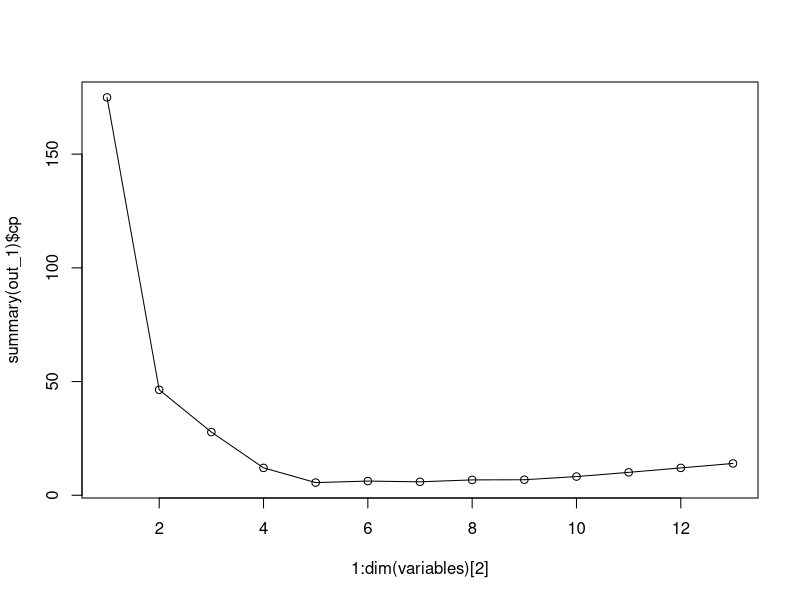
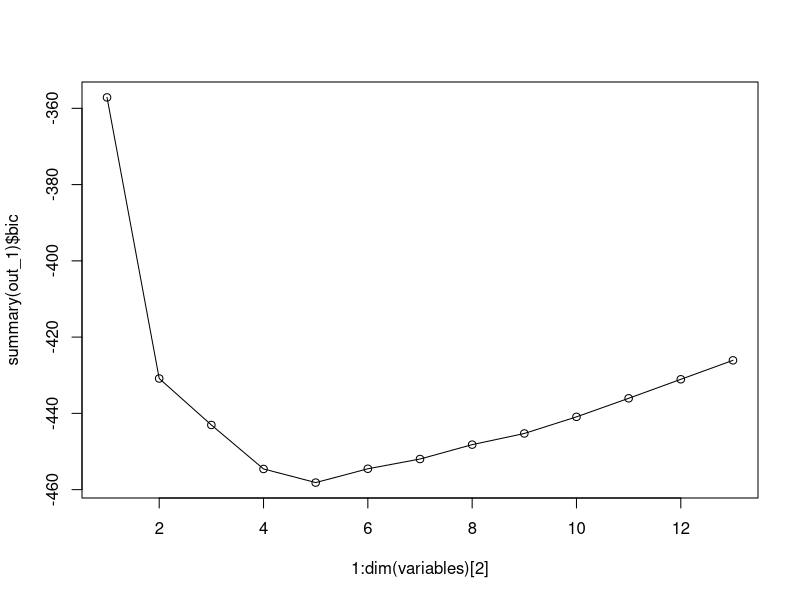
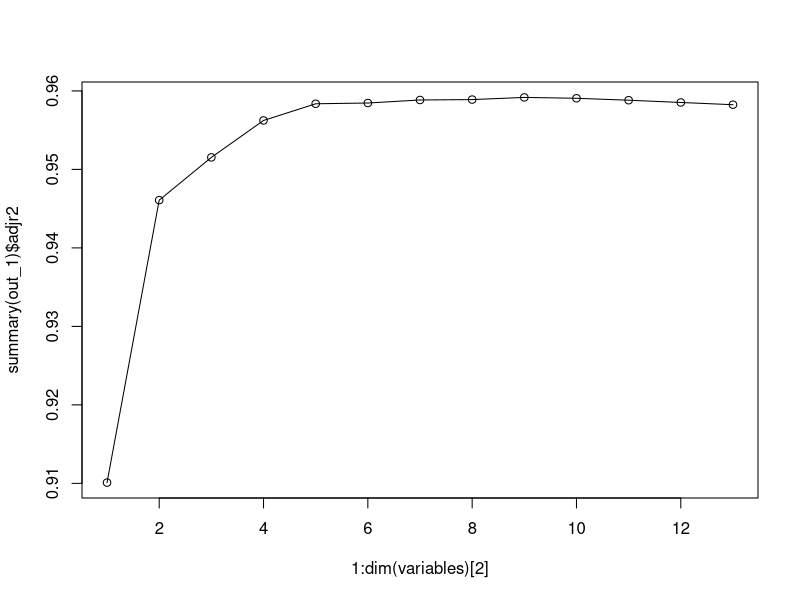
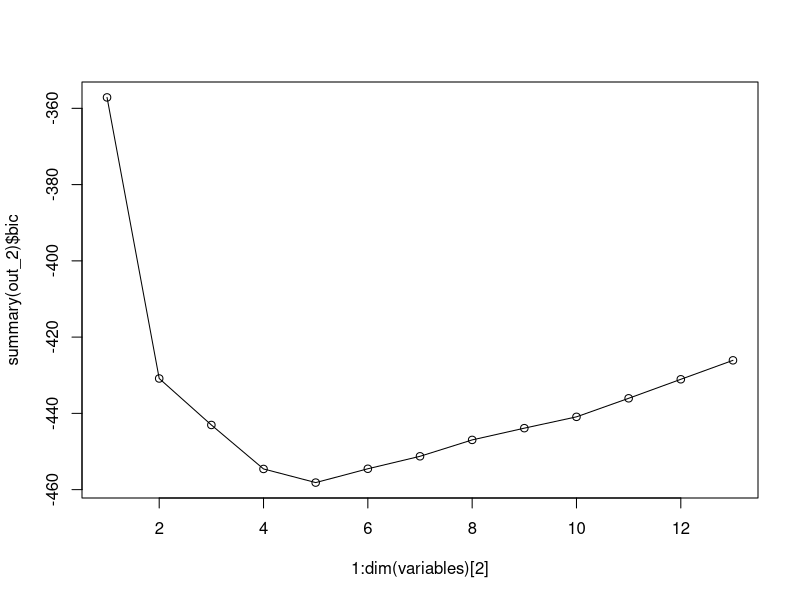
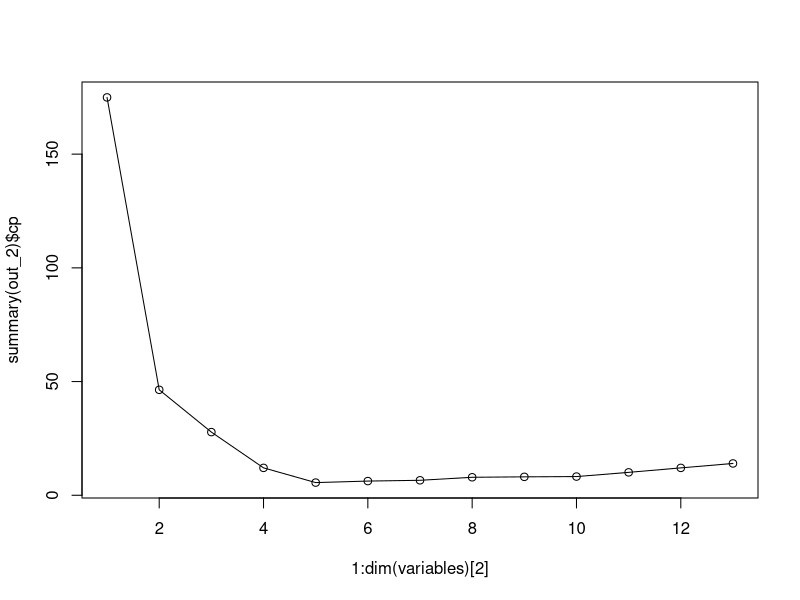
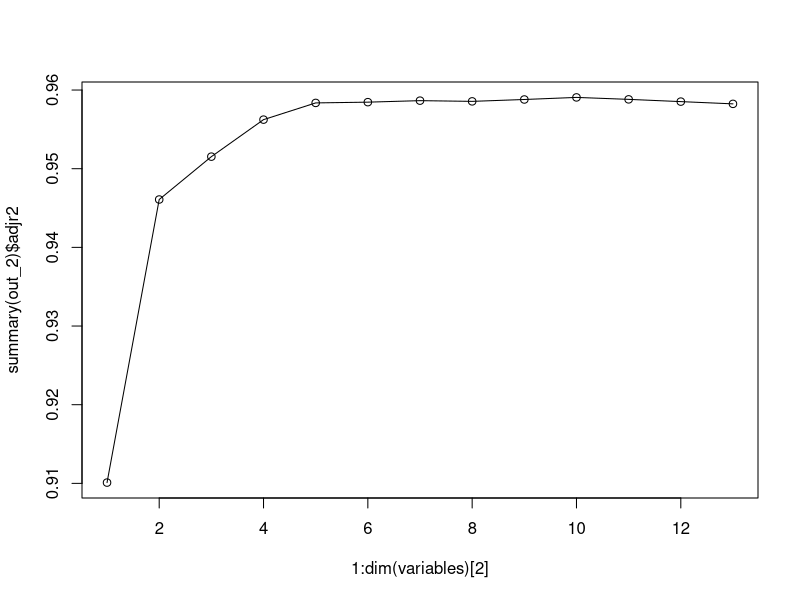
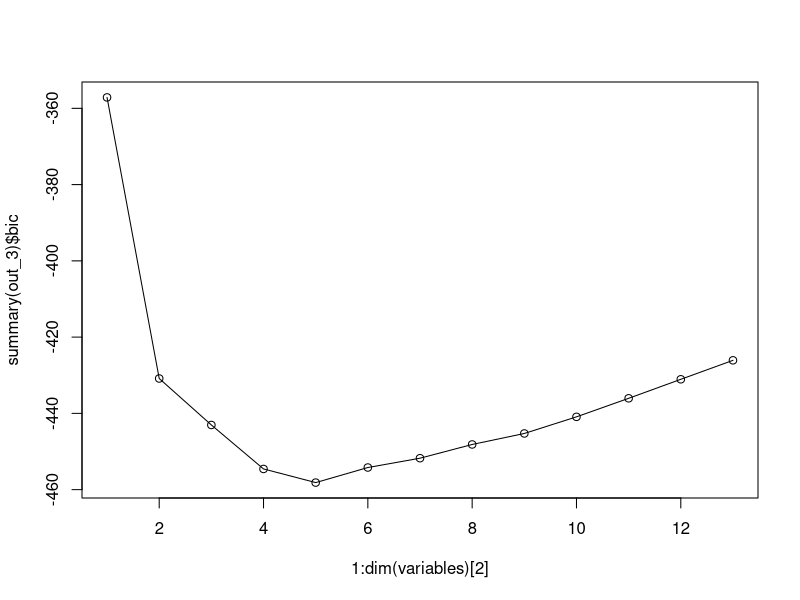
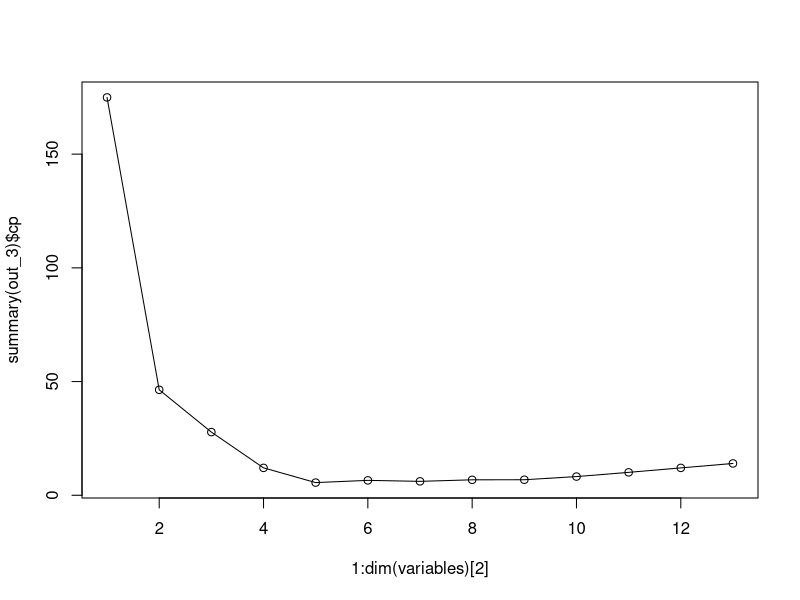

These charts were generated, in order, by the following R code:
# https://rpubs.com/huiziy/544379
# how to select variables
# use the model selection method of “bestsubset”, “forward”
# and “backward” in the package “leaps”. 
# select the top predictors without losing too much of the model’s
# predicability
library(leaps)
library(sp)
data(meuse)
meuse <- na.omit(meuse)
model_bench <- lm(lead~.,data = meuse) ## notice: the "." indicates that we are using all other variables in the dataset except the response variable lead
summary(model_bench)

meuse$ffreq <- as.numeric(meuse$ffreq)
meuse$soil <- as.numeric(meuse$soil)
meuse$lime <- as.numeric(meuse$lime)
meuse$landuse <- as.numeric(meuse$landuse)

# best subset
# Best Subsets compares all possible models using a specified set of 
# predictors, and displays the best-fitting models that contain 
# one predictor, two predictors, and so on. 
# We begin by building a complete model with all the predictors. 
# Before using regsubset, let’s convert the categorical 
# variables into dummy


variables <- meuse[ , -which(names(meuse) == "lead")]
outcome <- meuse$lead
out_1 <- regsubsets(x = variables, y = outcome, method = "exhaustive", nvmax = dim(variables)[2])

## We output the summary based on best subset
summary(out_1)

# The summary plot shows which variables we want to select 
# given the number of desired variables we want to select 
# to be in our model. 
# However, how do we know how many variables we want to have in our model? 
# We need to establish some criteria for selecting.

# Criteria
# BIC: a criterion for model selection among a finite set of models; 
# the model with the lowest BIC is preferred
# cp: Cp is a ratio of the specification spread to the process spread.
# AdjRsquared: a modified version of R-squared that has been 
# adjusted for the number of predictors in the model. 
# The adjusted R-squared increases only if the new term
# improves the model more than would be expected by chance.


## plotting cp
plot(1:dim(variables)[2],summary(out_1)$cp)
lines(1:dim(variables)[2],summary(out_1)$cp)

## plotting BIC
plot(1:dim(variables)[2],summary(out_1)$bic)
lines(1:dim(variables)[2],summary(out_1)$bic)

## plotting adjRsquared
plot(1:dim(variables)[2],summary(out_1)$adjr2)
lines(1:dim(variables)[2],summary(out_1)$adjr2)

## choosing the variables that lead to lowest BIC, 
# Adjusted Rsquared and cp
which.min(summary(out_1)$bic)
which.min(summary(out_1)$cp)
which.max(summary(out_1)$adjr2)

# Based on bic and cp, 
# we should select the model with 5 variablesm and 
# according to adjusted Rsquared, we should select model with 9 variables.
# However, a closer inspection of the graph reveals 
# that the adjusted Rsquared reaches plateau after var = 5.
# So we select top 5 variables and construct a new linear model.

var_list <- rep(NA,dim(variables)[2] )
for (i in 1: dim(variables)[2]) {
  if (summary(out_1)$outmat[which.min(summary(out_1)$bic),i] == "*") {var_list[i] = TRUE}
  else {var_list[i] = FALSE}
}
var_selec <- variables[,var_list]

# Now we have selected the best 5 variables based on the best subset output,
# we build the model again
data_selec <- cbind(var_selec, meuse$lead)
colnames(data_selec)[6] <- "lead"
model_1 <- lm(lead~. ,data = data_selec) 
summary(model_1)
# Multiple R-squared:  0.9597,	Adjusted R-squared:  0.9584 

# From the above summary, we can see that all of our variables 
# are significant (we can see that from the * at the summary).
# Moreover, our Rsquared is 0.9597, not an extreme drop 
# from the Rsquared in model1 (0.9664), but we have sigificantly 
# reduced the number of variables.


# Part TWO: Forward and backward stepwise:
# Besides best subset, we can also use the forward and backward stepwise
# selection method in the leap package. 
# We demonstrate the variables selected by using forward and backward 
# stepwise selection below following similar procedures as best subset 
# function

## Forward stepwise
out_2 <- regsubsets(x = variables, y = outcome, method = "forward", nvmax = dim(variables)[2])
summary(out_2)


## plotting BIC
plot(1:dim(variables)[2],summary(out_2)$bic)
lines(1:dim(variables)[2],summary(out_2)$bic)

## plotting cp
plot(1:dim(variables)[2],summary(out_2)$cp)
lines(1:dim(variables)[2],summary(out_2)$cp)

## plotting adjRsquared
plot(1:dim(variables)[2],summary(out_2)$adjr2)
lines(1:dim(variables)[2],summary(out_2)$adjr2)

## choosing the variables that lead to lowest BIC, 
# Adjusted Rsquared and cp
which.min(summary(out_2)$bic)
which.min(summary(out_2)$cp)
which.max(summary(out_2)$adjr2)
out_3 <- regsubsets(x = variables, y = outcome, method = "backward", nvmax = dim(variables)[2])
summary(out_3)

## plotting BIC
plot(1:dim(variables)[2],summary(out_3)$bic)
lines(1:dim(variables)[2],summary(out_3)$bic)

## plotting cp
plot(1:dim(variables)[2],summary(out_3)$cp)
lines(1:dim(variables)[2],summary(out_3)$cp)

## plotting adjRsquared
plot(1:dim(variables)[2],summary(out_3)$adjr2)
lines(1:dim(variables)[2],summary(out_3)$adjr2)
## choosing the variables that lead to lowest BIC, Adjusted Rsquared and cp
which.min(summary(out_3)$bic)

# Similarly, forward and backward stepwise selection also 
# selects 5 variable (Ajusted Rsquared suggests 10 but we reject 
# it and choose 5 because of similar reason as best subset) 
# However, do we choose the same variables based on these methods?
  
var_list <- rep(NA,dim(variables)[2] )
for (i in 1: dim(variables)[2]) {
  if (summary(out_2)$outmat[which.min(summary(out_2)$bic),i] == "*") {var_list[i] = TRUE}
  else {var_list[i] = FALSE}
}
var_selec_2 <- variables[,var_list]

var_list <- rep(NA,dim(variables)[2] )
for (i in 1: dim(variables)[2]) {
  if (summary(out_3)$outmat[which.min(summary(out_3)$bic),i] == "*") {var_list[i] = TRUE}
  else {var_list[i] = FALSE}
}
var_selec_3 <- variables[,var_list]

colnames(var_selec)  
colnames(var_selec_2)
colnames(var_selec_3)

# We found that the best 5 are all the same across the three different 
# variable selection methods. In next section, we investigate 
# whether we need to conduct any more variable transformations.
